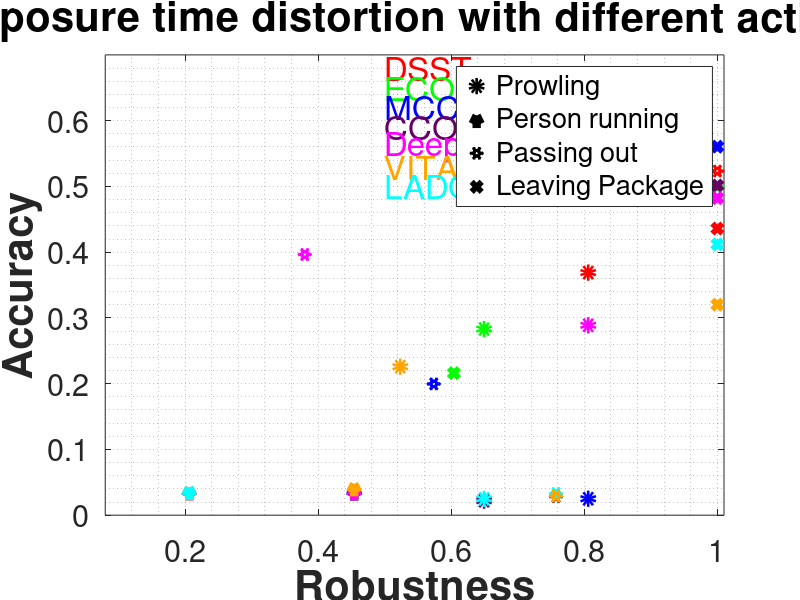

Reproduce this figure in MATLAB. (Note: this script raises an error after producing the figure.)
clc
close all
clear all

%red -- DSST
% blue  MCCT
% green ECO


%  o  prawling
%  ^  Person running
%  h  Passing Out
%  d  Leaving Package Person
%%
%solo para que la leyenda salga en negro
plot(-1, 0,'ok','LineWidth',6)
hold on
plot(-1, 0,'^k','LineWidth',6)
plot(-1, 0,'hk','LineWidth',6)
plot(-1, 0,'dk','LineWidth',6)


%ECO 
plot(0.6494, 0.2831,'og','LineWidth',6)
hold on
plot(0.4541, 0.0352,'^g','LineWidth',6)
plot(1, 0.4999,'hg','LineWidth',6)
plot(0.604, 0.216,'dg','LineWidth',6)

axis([0.08 1.01 0 0.7])
set(gca,'FontSize',22)
title ('Exposure time distortion with different activity','FontSize',30,'FontWeight','bold')
hold on
grid minor
xlabel('Robustness','FontSize',30,'FontWeight','bold');
ylabel ('Accuracy','FontSize',30,'FontWeight','bold');

%DSST 
plot(0.8059, 0.3689,'or','LineWidth',6)
plot(0.2062, 0.035,'^r','LineWidth',6)
plot(1, 0.5233,'hr','LineWidth',6)
plot(1, 0.4359,'dr','LineWidth',6)

%MCCT 
plot(0.8059, 0.025,'ob','LineWidth',6)
plot(0.4541, 0.0374,'^b','LineWidth',6)
plot(0.5738, 0.1996,'hb','LineWidth',6)
plot(1, 0.5604,'db','LineWidth',6)

%CCOT
plot(0.6494, 0.0221,'o','Color',[102/255 0/255 102/255],'LineWidth',6)
plot(0.4541, 0.0349,'^','Color',[102/255 0/255 102/255],'LineWidth',6)
plot(0.7575, 0.0281,'h','Color',[102/255 0/255 102/255],'LineWidth',6)
plot(1, 0.5014,'d','Color',[102/255 0/255 102/255],'LineWidth',6)


% plot(0.6494, 0.0221,'ok','LineWidth',6)
% plot(0.4541, 0.0349,'^k','LineWidth',6)
% plot(0.7575, 0.0281,'hk','LineWidth',6)
% plot(1, 0.5014,'dk','LineWidth',6)

%DeepSTRCF
plot(0.8059, 0.2888,'om','LineWidth',6)
plot(0.4541, 0.0352,'^m','LineWidth',6)
plot(0.3799, 0.3964,'hm','LineWidth',6)
plot(1, 0.4823,'dm','LineWidth',6)

%LADCF
plot(0.6494, 0.0248,'oc','LineWidth',6)
plot(0.2062, 0.0355,'^c','LineWidth',6)
plot(0.7575, 0.0328,'hc','LineWidth',6)
plot(1, 0.4119,'dc','LineWidth',6)

%VITAL
plot(0.5234, 0.2258,'o','Color',[255/255 165/255 0/255],'LineWidth',6)
plot(0.4541, 0.0413,'^','Color',[255/255 165/255 0/255],'LineWidth',6)
plot(0.7575, 0.0289,'h','Color',[255/255 165/255 0/255],'LineWidth',6)
plot(1, 0.32,'d','Color',[255/255 165/255 0/255],'LineWidth',6)



text(0.5,0.68,'DSST','Color','red','FontSize',24)
text(0.5,0.65,'ECO','Color','green','FontSize',24)
text(0.5,0.62,'MCCT','Color','blue','FontSize',24)
text(0.5,0.59,'CCOT','Color',[102/255 0/255 102/255],'FontSize',24)
text(0.5,0.56,'DeepSTRCF','Color','magenta','FontSize',24)
text(0.5,0.53,'VITAL','Color',[255/255 165/255 0/255],'FontSize',24)
text(0.5,0.50,'LADCF','Color','cyan','FontSize',24)


lgd=legend ({'Prowling', 'Person running', 'Passing out','Leaving Package'});
lgd.FontSize = 24;
set(lgd,'location','best')
